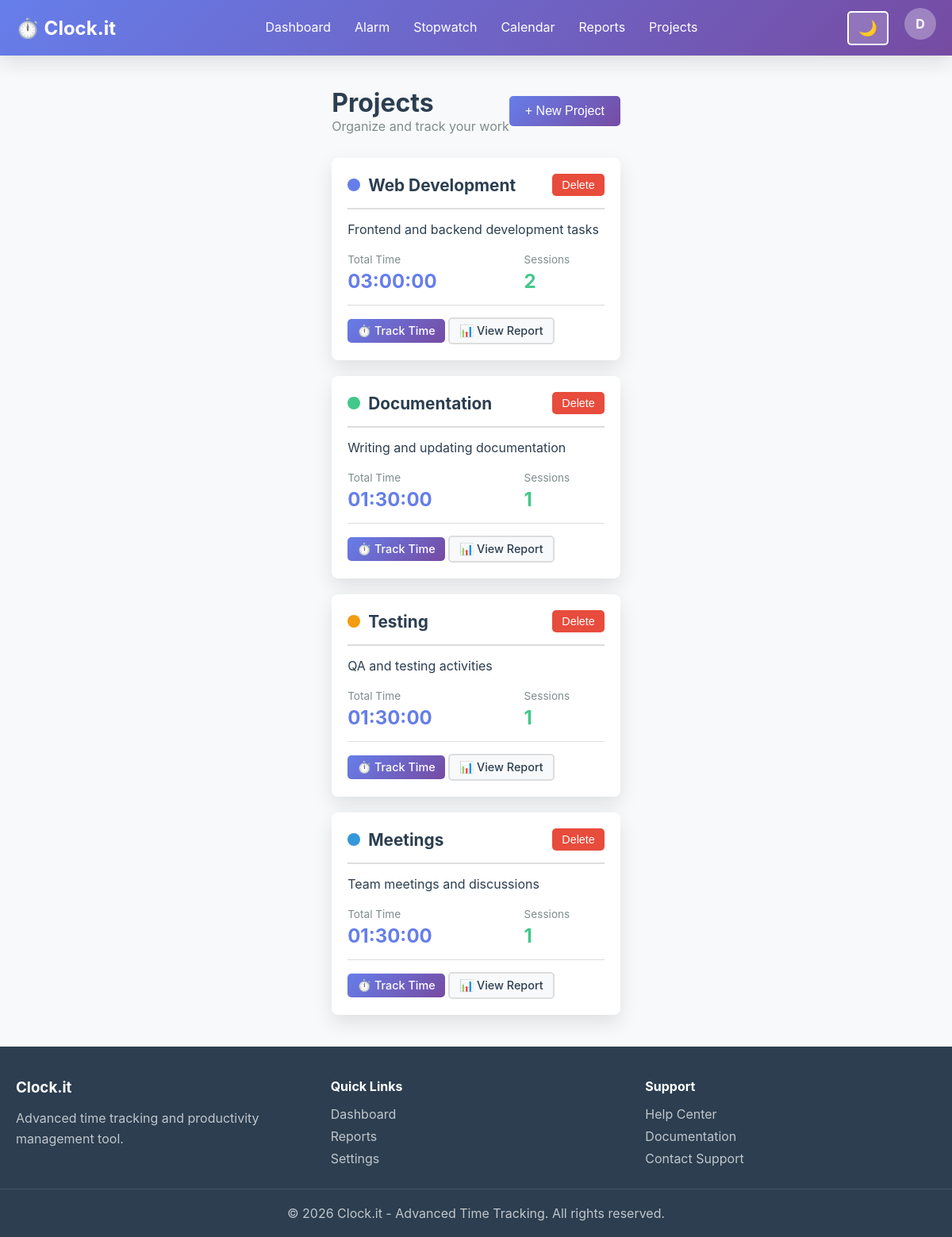
/projects.php (signed in), run on the app's committed database.
### tables this page shows
CREATE TABLE users (
                id INTEGER PRIMARY KEY AUTOINCREMENT,
                email TEXT UNIQUE NOT NULL,
                password_hash TEXT NOT NULL,
                full_name TEXT,
                created_at DATETIME DEFAULT CURRENT_TIMESTAMP,
                updated_at DATETIME DEFAULT CURRENT_TIMESTAMP,
                is_admin INTEGER DEFAULT 0,
                theme TEXT DEFAULT 'light',
                notifications_enabled INTEGER DEFAULT 1
            );

CREATE TABLE projects (
                id INTEGER PRIMARY KEY AUTOINCREMENT,
                user_id INTEGER NOT NULL,
                name TEXT NOT NULL,
                description TEXT,
                color TEXT DEFAULT '#667eea',
                is_active INTEGER DEFAULT 1,
                created_at DATETIME DEFAULT CURRENT_TIMESTAMP,
                FOREIGN KEY(user_id) REFERENCES users(id) ON DELETE CASCADE
            );

### config/database.php (called while the page is built, shortened)
<?php
class Database {
    private static $instance = null;
    private $connection;
    private $dbType = 'sqlite';
    private $dbPath;
    private function __construct() {
        if ($this->dbType === 'sqlite') {
            $this->dbPath = dirname(__DIR__) . '/data/clock-it.db';
        }
    }
    private function connectSQLite() {
        try {
            $this->connection = new PDO('sqlite:' . $this->dbPath);
            $this->connection->setAttribute(PDO::ATTR_ERRMODE, PDO::ERRMODE_EXCEPTION);
        } catch (PDOException $e) {
            die('Database connection failed: ' . $e->getMessage());
        }
    }
    public static function getInstance() {
        if (self::$instance === null) {
            self::$instance = new self();
        }
        return self::$instance;
    }
    public function query($sql, $params = []) {
        $stmt = $this->connection->prepare($sql);
        $stmt->execute($params);
        return $stmt;
    }
    public function fetch($sql, $params = []) {
        return $this->query($sql, $params)->fetch(PDO::FETCH_ASSOC);
    }
    public function fetchAll($sql, $params = []) {
        return $this->query($sql, $params)->fetchAll(PDO::FETCH_ASSOC);
    }
}
?>

### config/init.php (called while the page is built, shortened)
<?php
require_once dirname(__FILE__) . '/database.php';
require_once dirname(__FILE__) . '/html-helper.php';
function isAuthenticated() {
    return isset($_SESSION['user_id']) && isset($_SESSION['user_email']);
}
function getCurrentUser() {
    $db = Database::getInstance();
    return $db->fetch("SELECT id, email, full_name, is_admin, theme FROM users WHERE id = ?", [$_SESSION['user_id']]);
}
function formatDuration($seconds) {
    $hours = floor($seconds / 3600);
    $minutes = floor(($seconds % 3600) / 60);
    $secs = $seconds % 60;
    return sprintf('%02d:%02d:%02d', $hours, $minutes, $secs);
}
?>

### projects.php (the view, shortened to what this page needs)
<?php
require_once 'config/init.php';
$user = getCurrentUser();
$userId = $_SESSION['user_id'];
$db = Database::getInstance();
$projects = $db->fetchAll(
    "SELECT p.*, COUNT(ts.id) as session_count, SUM(ts.duration_seconds) as total_time
     FROM projects p
     LEFT JOIN time_sessions ts ON p.id = ts.project_id
     WHERE p.user_id = ?
     GROUP BY p.id
     ORDER BY p.created_at DESC",
    [$userId]
);
?>
<?php HTMLHelper::renderHeader('Projects', $user); ?>
<body class="<?php echo $user['theme'] === 'dark' ? 'dark-theme' : 'light-theme'; ?>">
    <?php HTMLHelper::renderNavigation('projects', $user); ?>
    <div class="container">
        <div style="display: flex; justify-content: space-between; align-items: center; margin-bottom: 30px;">
            <div>
                <h1>Projects</h1>
                <p class="text-muted">Organize and track your work</p>
            </div>
            <button class="btn btn-primary" onclick="showCreateModal()">+ New Project</button>
        </div>
        <?php if (empty($projects)): ?>
            <div class="card" style="text-align: center; padding: 60px 20px;">
                <h2>No projects yet</h2>
                <p class="text-muted">Create your first project to organize your time tracking</p>
                <button class="btn btn-primary" onclick="showCreateModal()" style="margin-top: 20px;">Create Project</button>
            </div>
        <?php else: ?>
            <div class="row">
                <?php foreach ($projects as $project): ?>
                    <div class="card">
                        <div class="card-header">
                            <div style="display: flex; align-items: center; gap: 10px; flex: 1;">
                                <div style="width: 16px; height: 16px; border-radius: 50%; background: <?php echo htmlspecialchars($project['color']); ?>;"></div>
                                <h3 class="card-title" style="margin: 0;">
                                    <?php echo htmlspecialchars($project['name']); ?>
                                </h3>
                            </div>
                            <form method="POST" style="margin: 0;">
                                <button type="submit" class="btn btn-danger btn-sm" onclick="return confirm('Delete this project?')">Delete</button>
                            </form>
                        </div>
                        <div class="card-body">
                            <?php if ($project['description']): ?>
                                <p><?php echo htmlspecialchars($project['description']); ?></p>
                            <?php endif; ?>
                            <div style="display: grid; grid-template-columns: 2fr 1fr; gap: 20px; margin-top: 20px;">
                                <div>
                                    <div class="text-muted" style="font-size: 0.85rem; margin-bottom: 5px;">Total Time</div>
                                    <div style="font-size: 1.5rem; font-weight: bold; color: #667eea;">
                                        <?php echo formatDuration($project['total_time'] ?? 0); ?>
                                    </div>
                                </div>
                                <div>
                                    <div class="text-muted" style="font-size: 0.85rem; margin-bottom: 5px;">Sessions</div>
                                    <div style="font-size: 1.5rem; font-weight: bold; color: #42c88a;">
                                        <?php echo $project['session_count'] ?? 0; ?>
                                    </div>
                                </div>
                            </div>
                        </div>
                        <div class="card-footer">
                            <a href="stopwatch.php?project=<?php echo $project['id']; ?>" class="btn btn-primary btn-sm">
                                ⏱️ Track Time
                            </a>
                            <a href="reports.php?project=<?php echo $project['id']; ?>" class="btn btn-secondary btn-sm">
                                📊 View Report
                            </a>
                        </div>
                    </div>
                <?php endforeach; ?>
            </div>
        <?php endif; ?>
    </div>
    <?php HTMLHelper::renderFooter(); ?>
</body>
</html>

### config/html-helper.php (shortened to what this page needs)
<?php
class HTMLHelper {
    public static function renderHeader($title, $user = null) {
        $theme = $user && isset($user['theme']) ? $user['theme'] : 'light';
        $baseUrl = defined('BASE_URL') ? BASE_URL : '';
        echo <<<HTML
<!DOCTYPE html>
<html lang="en" data-theme="$theme" data-base-url="$baseUrl">
<head>
    <meta charset="UTF-8">
    <meta name="viewport" content="width=device-width, initial-scale=1.0">
    <meta http-equiv="X-UA-Compatible" content="IE=edge">
    <title>$title - Clock.it</title>
    <link rel="stylesheet" href="{$baseUrl}/assets/css/style.css">
    <link rel="stylesheet" href="{$baseUrl}/assets/css/responsive.css">
    <link rel="stylesheet" href="{$baseUrl}/assets/css/dark-mode.css">
</head>
<body class="$theme-theme">
HTML;
    }
    public static function renderNavigation($currentPage = '', $user = null) {
        $baseUrl = defined('BASE_URL') ? BASE_URL : '';
        $userEmail = $user ? htmlspecialchars($user['email']) : '';
        $userName = $user && $user['full_name'] ? htmlspecialchars($user['full_name']) : explode('@', $userEmail)[0];
        $userInitial = !empty($userName) ? $userName[0] : '?';
        echo <<<HTML
<nav class="navbar">
    <div class="navbar-container">
        <div class="navbar-brand">
            <a href="{$baseUrl}/dashboard.php" class="brand-logo">⏱️ Clock.it</a>
        </div>
        <ul class="navbar-menu" id="navMenu">
            <li><a href="{$baseUrl}/dashboard.php" class="nav-link $(currentPage === 'dashboard' ? 'active' : '')">Dashboard</a></li>
            <li><a href="{$baseUrl}/alarm.php" class="nav-link $(currentPage === 'alarm' ? 'active' : '')">Alarm</a></li>
            <li><a href="{$baseUrl}/stopwatch.php" class="nav-link $(currentPage === 'stopwatch' ? 'active' : '')">Stopwatch</a></li>
            <li><a href="{$baseUrl}/calendar.php" class="nav-link $(currentPage === 'calendar' ? 'active' : '')">Calendar</a></li>
            <li><a href="{$baseUrl}/reports.php" class="nav-link $(currentPage === 'reports' ? 'active' : '')">Reports</a></li>
            <li><a href="{$baseUrl}/projects.php" class="nav-link $(currentPage === 'projects' ? 'active' : '')">Projects</a></li>
HTML;
        echo <<<HTML
        </ul>
        <div class="navbar-end">
            <button id="themeToggle" class="theme-toggle" title="Toggle dark/light mode">
                <span id="themeIcon">🌙</span>
            </button>
            <div class="user-menu">
                <div class="user-avatar">$userInitial</div>
                <div class="user-dropdown">
                    <div class="user-info">
                        <div class="user-name">$userName</div>
                        <div class="user-email">$userEmail</div>
                    </div>
                    <hr>
                    <a href="{$baseUrl}/profile.php" class="dropdown-item">👤 Profile</a>
                    <a href="{$baseUrl}/settings.php" class="dropdown-item">⚙️ Settings</a>
                    <hr>
                    <a href="{$baseUrl}/logout.php" class="dropdown-item logout">🚪 Logout</a>
                </div>
            </div>
        </div>
        <button id="menuToggle" class="menu-toggle">☰</button>
    </div>
</nav>
HTML;
    }
    public static function renderFooter() {
        $year = date('Y');
        $baseUrl = defined('BASE_URL') ? BASE_URL : '';
        echo <<<HTML
<footer class="footer">
    <div class="footer-container">
        <div class="footer-section">
            <h3>Clock.it</h3>
            <p>Advanced time tracking and productivity management tool.</p>
        </div>
        <div class="footer-section">
            <h4>Quick Links</h4>
            <ul>
                <li><a href="{$baseUrl}/dashboard.php">Dashboard</a></li>
                <li><a href="{$baseUrl}/reports.php">Reports</a></li>
                <li><a href="{$baseUrl}/settings.php">Settings</a></li>
            </ul>
        </div>
        <div class="footer-section">
            <h4>Support</h4>
            <ul>
                <li><a href="{$baseUrl}/help.php">Help Center</a></li>
                <li><a href="{$baseUrl}/docs.php">Documentation</a></li>
                <li><a href="mailto:support@clock-it.local">Contact Support</a></li>
            </ul>
        </div>
    </div>
    <div class="footer-bottom">
        <p>&copy; $year Clock.it - Advanced Time Tracking. All rights reserved.</p>
    </div>
</footer>
<script>
    window.APP_BASE_URL = window.APP_BASE_URL || document.documentElement.dataset.baseUrl || '';
</script>
<script src="{$baseUrl}/assets/js/main.js"></script>
<script src="{$baseUrl}/assets/js/theme.js"></script>
</body>
</html>
HTML;
    }
}
?>

### assets/css/style.css (style rules this page uses)
:root { --primary: #667eea; --primary-dark: #764ba2; --secondary: #42c88a; --danger: #e74c3c; --warning: #f39c12; --info: #3498db; --success: #27ae60; --light: #ecf0f1; --dark: #2c3e50; --text-primary: #2c3e50; --text-secondary: #7f8c8d; --bg-primary: #ffffff; --bg-secondary: #f8f9fa; --border-color: #ddd; --shadow: 0 10px 25px rgba(0, 0, 0, 0.1); --shadow-lg: 0 20px 60px rgba(0, 0, 0, 0.15); --transition: all 0.3s ease; }
* { margin: 0; padding: 0; box-sizing: border-box; }
html, body { height: 100%; font-family: -apple-system, BlinkMacSystemFont, 'Segoe UI', 'Helvetica Neue', sans-serif; background: var(--bg-secondary); color: var(--text-primary); }
body { display: flex; flex-direction: column; min-height: 100vh; }
.navbar { background: linear-gradient(135deg, var(--primary) 0%, var(--primary-dark) 100%); color: white; padding: 0; box-shadow: var(--shadow); position: sticky; top: 0; z-index: 1000; }
.navbar-container { max-width: 1400px; margin: 0 auto; padding: 0 20px; display: flex; justify-content: space-between; align-items: center; height: 70px; }
.brand-logo { font-size: 1.5rem; font-weight: bold; text-decoration: none; color: white; display: flex; align-items: center; gap: 10px; transition: var(--transition); }
.navbar-menu { display: flex; list-style: none; gap: 0; }
.nav-link { color: white; text-decoration: none; padding: 25px 15px; transition: var(--transition); border-bottom: 3px solid transparent; display: inline-block; }
.navbar-end { display: flex; gap: 20px; align-items: center; }
.theme-toggle { background: rgba(255, 255, 255, 0.2); border: 2px solid white; color: white; padding: 8px 12px; border-radius: 5px; cursor: pointer; font-size: 1.2rem; transition: var(--transition); }
.user-menu { position: relative; padding-bottom: 10px; }
.user-menu::after { content: ''; position: absolute; top: 40px; left: 0; right: 0; height: 10px; pointer-events: auto; }
.user-avatar { width: 40px; height: 40px; border-radius: 50%; background: rgba(255, 255, 255, 0.3); display: flex; align-items: center; justify-content: center; cursor: pointer; font-weight: bold; transition: var(--transition); }
.container { max-width: 1400px; margin: 0 auto; padding: 30px 20px; flex: 1; }
.row { display: grid; grid-template-columns: repeat(auto-fit, minmax(300px, 1fr)); gap: 20px; }
.card { background: var(--bg-primary); border-radius: 8px; padding: 20px; box-shadow: var(--shadow); transition: var(--transition); }
.card-header { border-bottom: 2px solid var(--border-color); padding-bottom: 15px; margin-bottom: 15px; display: flex; justify-content: space-between; align-items: center; }
.card-title { font-size: 1.3rem; font-weight: bold; color: var(--text-primary); }
.card-body { flex: 1; }
.card-footer { border-top: 1px solid var(--border-color); padding-top: 15px; margin-top: 15px; }
.btn { display: inline-flex; align-items: center; justify-content: center; padding: 10px 20px; border: none; border-radius: 5px; font-size: 1rem; cursor: pointer; transition: var(--transition); text-decoration: none; gap: 8px; font-weight: 500; }
.btn-primary { background: linear-gradient(135deg, var(--primary) 0%, var(--primary-dark) 100%); color: white; }
.btn-secondary { background: var(--bg-secondary); color: var(--text-primary); border: 2px solid var(--border-color); }
.btn-danger { background: var(--danger); color: white; }
.btn-sm { padding: 6px 12px; font-size: 0.9rem; }
.footer { background: var(--dark); color: white; margin-top: auto; padding: 40px 0 20px; }
.footer-container { max-width: 1400px; margin: 0 auto; padding: 0 20px; display: grid; grid-template-columns: repeat(auto-fit, minmax(250px, 1fr)); gap: 30px; margin-bottom: 20px; }
.footer-section h3, .footer-section h4 { margin-bottom: 15px; }
.footer-section p { color: rgba(255, 255, 255, 0.7); line-height: 1.6; }
.footer-section ul { list-style: none; }
.footer-section a { color: rgba(255, 255, 255, 0.7); text-decoration: none; transition: var(--transition); display: inline-block; margin-bottom: 8px; }
.footer-bottom { border-top: 1px solid rgba(255, 255, 255, 0.1); text-align: center; padding-top: 20px; color: rgba(255, 255, 255, 0.7); }
.text-muted { color: var(--text-secondary); }

### assets/css/responsive.css (style rules this page uses)
@media (min-width: 1200px) { .container { padding: 40px 60px; } }
@media (min-width: 1200px) { .row { grid-template-columns: repeat(auto-fit, minmax(350px, 1fr)); } }

### data on the page
users: full_name "D"
projects: name "Web Development", description "Frontend and backend development tasks", total_time "03:00:00", session_count "2"
projects: name "Documentation", description "Writing and updating documentation", total_time "01:30:00", session_count "1"
projects: name "Testing", description "QA and testing activities", total_time "01:30:00", session_count "1"
projects: name "Meetings", description "Team meetings and discussions", total_time "01:30:00", session_count "1"
